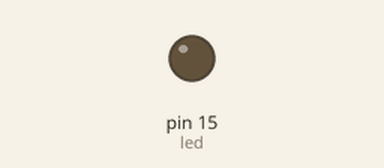
A sketch run on a simulated Arduino Uno, built with avr-gcc and run on an emulated ATmega328P. On the bench: output pins drawn as LEDs (lit = HIGH).

Above: at 6.4 s.
At 19.7 s:
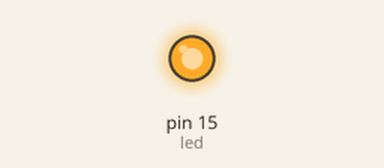
Timing chart, 0 to 36.5 s (numbered marks = the images above):
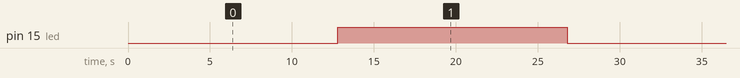

Measured:
- by itself, pin 15 (led): alternates HIGH for 14.0 s and LOW for 14.1 s

The sketch:

sketch_apr23a.ino
```cpp
const int led = 15;
void setup() {
  // put your setup code here, to run once:
  pinMode(led, OUTPUT);
  analogWrite(led,0);
}

void loop() {
  // put your main code here, to run repeatedly:
  for(int i=0; i<255; i++){
    analogWrite(led,i);
    delay (100);
    }
    for(int i = 255; i>0; i--){
      analogWrite(led, i);
      delay (10);
  }
}
```
